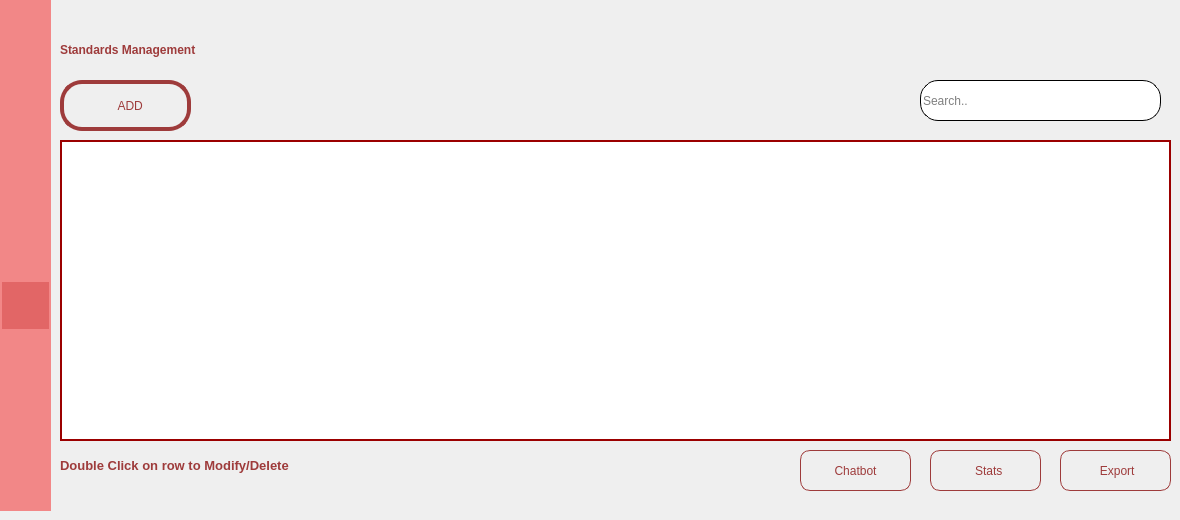
    <widget class="QWidget" name="page_6">
     <widget class="QLabel" name="label_7">
      <property name="geometry">
       <rect>
        <x>60</x>
        <y>0</y>
        <width>331</width>
        <height>101</height>
       </rect>
      </property>
      <property name="styleSheet">
       <string notr="true">font: 75 24pt &quot;Arial&quot;;
font: 75 italic 16pt &quot;Arial&quot;;
background-color: rgba(0,0,0,0%);</string>
      </property>
      <property name="text">
       <string>&lt;html&gt;&lt;head/&gt;&lt;body&gt;&lt;p&gt;&lt;span style=&quot; font-weight:600; color:#9e3b3b;&quot;&gt;Standards Management&lt;/span&gt;&lt;/p&gt;&lt;/body&gt;&lt;/html&gt;</string>
      </property>
     </widget>
     <widget class="QLabel" name="label_13">
      <property name="geometry">
       <rect>
        <x>330</x>
        <y>60</y>
        <width>521</width>
        <height>401</height>
       </rect>
      </property>
      <property name="text">
       <string/>
      </property>
      <property name="pixmap">
       <pixmap resource="ressources.qrc">:/new/prefix1/gfx/3516835.png</pixmap>
      </property>
      <property name="scaledContents">
       <bool>true</bool>
      </property>
     </widget>
     <widget class="QTableView" name="tableView_normes">
      <property name="geometry">
       <rect>
        <x>60</x>
        <y>140</y>
        <width>1111</width>
        <height>301</height>
       </rect>
      </property>
      <property name="styleSheet">
       <string notr="true">QTableView{
alternate-background-color: #CC3333;
border: 2px solid;
border-color: #9B0000;
selection-background-color: #FF5555;
}
QHeaderView::section {
    background-color: #F28787;
    color: white;
    padding: 4px;
    border: 1px solid #F28787; 
}</string>
      </property>
     </widget>
     <widget class="QPushButton" name="ajouter_normes">
      <property name="geometry">
       <rect>
        <x>60</x>
        <y>80</y>
        <width>131</width>
        <height>51</height>
       </rect>
      </property>
      <property name="styleSheet">
       <string notr="true">QPushButton {
color: rgb(158,59,59);
font: 75 12pt &quot;Arial&quot;;
border: 4px solid rgb(158,59,59);
border-radius: 22px;
}</string>
      </property>
      <property name="text">
       <string>   ADD</string>
      </property>
      <property name="icon">
       <iconset resource="ressources.qrc">
        <normaloff>:/new/prefix1/gfx/ajouter.png</normaloff>:/new/prefix1/gfx/ajouter.png</iconset>
      </property>
      <property name="iconSize">
       <size>
        <width>31</width>
        <height>31</height>
       </size>
      </property>
     </widget>
     <widget class="QLineEdit" name="recherche_normes">
      <property name="geometry">
       <rect>
        <x>920</x>
        <y>80</y>
        <width>241</width>
        <height>41</height>
       </rect>
      </property>
      <property name="styleSheet">
       <string notr="true">QLineEdit{
border: 1px solid;
border-radius: 18px;
}</string>
      </property>
      <property name="placeholderText">
       <string>Search..</string>
      </property>
     </widget>
     <widget class="QLabel" name="label_9">
      <property name="geometry">
       <rect>
        <x>1130</x>
        <y>80</y>
        <width>41</width>
        <height>41</height>
       </rect>
      </property>
      <property name="styleSheet">
       <string notr="true">background-color: rgba(0,0,0,0%);</string>
      </property>
      <property name="text">
       <string/>
      </property>
      <property name="pixmap">
       <pixmap resource="ressources.qrc">:/new/prefix1/gfx/Ellipse 7.png</pixmap>
      </property>
      <property name="scaledContents">
       <bool>true</bool>
      </property>
     </widget>
     <widget class="QLabel" name="label_15">
      <property name="geometry">
       <rect>
        <x>1140</x>
        <y>90</y>
        <width>21</width>
        <height>21</height>
       </rect>
      </property>
      <property name="styleSheet">
       <string notr="true">background-color: rgba(0,0,0,0%);</string>
      </property>
      <property name="text">
       <string/>
      </property>
      <property name="pixmap">
       <pixmap resource="ressources.qrc">:/new/prefix1/gfx/loupe.png</pixmap>
      </property>
      <property name="scaledContents">
       <bool>true</bool>
      </property>
     </widget>
     <widget class="QPushButton" name="Tri_normes">
      <property name="geometry">
       <rect>
        <x>860</x>
        <y>80</y>
        <width>41</width>
        <height>41</height>
       </rect>
      </property>
      <property name="styleSheet">
       <string notr="true">QPushButton {
border-radius:10px;
background-color: rgba(0,0,0,0%);
}

QPushButton:hover {

  background-color: #E26666;
}</string>
      </property>
      <property name="text">
       <string/>
      </property>
      <property name="icon">
       <iconset resource="ressources.qrc">
        <normaloff>:/new/prefix1/gfx/download.png</normaloff>:/new/prefix1/gfx/download.png</iconset>
      </property>
      <property name="iconSize">
       <size>
        <width>31</width>
        <height>31</height>
       </size>
      </property>
     </widget>
     <widget class="QPushButton" name="PDF_normes">
      <property name="geometry">
       <rect>
        <x>1060</x>
        <y>450</y>
        <width>111</width>
        <height>41</height>
       </rect>
      </property>
      <property name="styleSheet">
       <string notr="true">QPushButton {
color: rgb(158,59,59);
font: 75 12pt &quot;Arial&quot;;
border: 1px solid rgb(158,59,59);
border-radius: 10px;
}</string>
      </property>
      <property name="text">
       <string> Export</string>
      </property>
      <property name="icon">
       <iconset resource="ressources.qrc">
        <normaloff>:/new/prefix1/gfx/pdf.png</normaloff>:/new/prefix1/gfx/pdf.png</iconset>
      </property>
      <property name="iconSize">
       <size>
        <width>20</width>
        <height>20</height>
       </size>
      </property>
     </widget>
     <widget class="QPushButton" name="stats_normes">
      <property name="geometry">
       <rect>
        <x>930</x>
        <y>450</y>
        <width>111</width>
        <height>41</height>
       </rect>
      </property>
      <property name="styleSheet">
       <string notr="true">QPushButton {
color: rgb(158,59,59);
font: 75 12pt &quot;Arial&quot;;
border: 1px solid rgb(158,59,59);
border-radius: 10px;
}</string>
      </property>
      <property name="text">
       <string>  Stats</string>
      </property>
      <property name="icon">
       <iconset resource="ressources.qrc">
        <normaloff>:/new/prefix1/gfx/stats.png</normaloff>:/new/prefix1/gfx/stats.png</iconset>
      </property>
      <property name="iconSize">
       <size>
        <width>20</width>
        <height>20</height>
       </size>
      </property>
     </widget>
     <widget class="QPushButton" name="chatbot_normes">
      <property name="geometry">
       <rect>
        <x>800</x>
        <y>450</y>
        <width>111</width>
        <height>41</height>
       </rect>
      </property>
      <property name="styleSheet">
       <string notr="true">QPushButton {
color: rgb(158,59,59);
font: 75 12pt &quot;Arial&quot;;
border: 1px solid rgb(158,59,59);
border-radius: 10px;
}</string>
      </property>
      <property name="text">
       <string>Chatbot</string>
      </property>
      <property name="icon">
       <iconset resource="ressources.qrc">
        <normaloff>:/new/prefix1/gfx/chatbot.png</normaloff>:/new/prefix1/gfx/chatbot.png</iconset>
      </property>
      <property name="iconSize">
       <size>
        <width>20</width>
        <height>20</height>
       </size>
      </property>
     </widget>
     <widget class="QLabel" name="label_25">
      <property name="geometry">
       <rect>
        <x>60</x>
        <y>445</y>
        <width>361</width>
        <height>41</height>
       </rect>
      </property>
      <property name="text">
       <string>&lt;html&gt;&lt;head/&gt;&lt;body&gt;&lt;p&gt;&lt;span style=&quot; font-size:10pt; font-weight:600; color:#9e3b3b;&quot;&gt;Double Click on row to Modify/Delete&lt;/span&gt;&lt;/p&gt;&lt;/body&gt;&lt;/html&gt;</string>
      </property>
     </widget>
     <widget class="QPushButton" name="Button_amendes_5">
      <property name="geometry">
       <rect>
        <x>0</x>
        <y>340</y>
        <width>51</width>
        <height>51</height>
       </rect>
      </property>
      <property name="styleSheet">
       <string notr="true">QPushButton {
    border: 2px solid #F28787;
    background-color: #F28787;
}

/* Hover styles */
QPushButton:hover {
  background-color: #E26666;
}

/* Pressed styles */
QPushButton:pressed {
  background-color: #a63b3b; 
}</string>
      </property>
      <property name="text">
       <string/>
      </property>
      <property name="icon">
       <iconset resource="ressources.qrc">
        <normaloff>:/new/prefix1/gfx/enveloppe-ouverte-dollar.png</normaloff>:/new/prefix1/gfx/enveloppe-ouverte-dollar.png</iconset>
      </property>
      <property name="iconSize">
       <size>
        <width>31</width>
        <height>31</height>
       </size>
      </property>
     </widget>
     <widget class="QPushButton" name="Button_employes_5">
      <property name="geometry">
       <rect>
        <x>0</x>
        <y>100</y>
        <width>51</width>
        <height>51</height>
       </rect>
      </property>
      <property name="styleSheet">
       <string notr="true">QPushButton {
    border: 2px solid #F28787;
    background-color: #F28787;
}

/* Hover styles */
QPushButton:hover {
  background-color: #E26666;
}

/* Pressed styles */
QPushButton:pressed {
  background-color: #a63b3b; 
}</string>
      </property>
      <property name="text">
       <string/>
      </property>
      <property name="icon">
       <iconset resource="ressources.qrc">
        <normaloff>:/new/prefix1/gfx/badge-didentite.png</normaloff>:/new/prefix1/gfx/badge-didentite.png</iconset>
      </property>
      <property name="iconSize">
       <size>
        <width>31</width>
        <height>31</height>
       </size>
      </property>
     </widget>
     <widget class="QPushButton" name="Button_clients_5">
      <property name="geometry">
       <rect>
        <x>0</x>
        <y>160</y>
        <width>51</width>
        <height>51</height>
       </rect>
      </property>
      <property name="styleSheet">
       <string notr="true">QPushButton {
    border: 2px solid #F28787;
    background-color: #F28787;
}

/* Hover styles */
QPushButton:hover {
  background-color: #E26666;
}

/* Pressed styles */
QPushButton:pressed {
  background-color: #a63b3b; 
}</string>
      </property>
      <property name="text">
       <string/>
      </property>
      <property name="icon">
       <iconset resource="ressources.qrc">
        <normaloff>:/new/prefix1/gfx/utilisateurs-alt (1).png</normaloff>:/new/prefix1/gfx/utilisateurs-alt (1).png</iconset>
      </property>
      <property name="iconSize">
       <size>
        <width>31</width>
        <height>31</height>
       </size>
      </property>
     </widget>
     <widget class="QPushButton" name="pushButton_15">
      <property name="geometry">
       <rect>
        <x>0</x>
        <y>460</y>
        <width>51</width>
        <height>51</height>
       </rect>
      </property>
      <property name="styleSheet">
       <string notr="true">QPushButton {
    border: 2px solid #F28787;
    background-color: #F28787;
}

/* Hover styles */
QPushButton:hover {
  background-color: #E26666;
}

/* Pressed styles */
QPushButton:pressed {
  background-color: #a63b3b; 
}</string>
      </property>
      <property name="text">
       <string/>
      </property>
      <property name="icon">
       <iconset resource="ressources.qrc">
        <normaloff>:/new/prefix1/gfx/deconnexion-alt.png</normaloff>:/new/prefix1/gfx/deconnexion-alt.png</iconset>
      </property>
      <property name="iconSize">
       <size>
        <width>31</width>
        <height>31</height>
       </size>
      </property>
     </widget>
     <widget class="QPushButton" name="pushButton_16">
      <property name="geometry">
       <rect>
        <x>0</x>
        <y>0</y>
        <width>51</width>
        <height>51</height>
       </rect>
      </property>
      <property name="styleSheet">
       <string notr="true">QPushButton{
border: 2px solid #F28787;
background-color: #F28787;}</string>
      </property>
      <property name="text">
       <string/>
      </property>
      <property name="icon">
       <iconset resource="ressources.qrc">
        <normaloff>:/new/prefix1/gfx/logo-audit.png</normaloff>:/new/prefix1/gfx/logo-audit.png</iconset>
      </property>
      <property name="iconSize">
       <size>
        <width>35</width>
        <height>35</height>
       </size>
      </property>
     </widget>
     <widget class="QLabel" name="label_30">
      <property name="geometry">
       <rect>
        <x>0</x>
        <y>0</y>
        <width>51</width>
        <height>511</height>
       </rect>
      </property>
      <property name="styleSheet">
       <string notr="true">QLabel{
background-color: #F28787;}</string>
      </property>
      <property name="text">
       <string/>
      </property>
     </widget>
     <widget class="QPushButton" name="Button_produits_5">
      <property name="geometry">
       <rect>
        <x>0</x>
        <y>220</y>
        <width>51</width>
        <height>51</height>
       </rect>
      </property>
      <property name="styleSheet">
       <string notr="true">QPushButton {
    border: 2px solid #F28787;
    background-color: #F28787;
}

/* Hover styles */
QPushButton:hover {
  background-color: #E26666;
}

/* Pressed styles */
QPushButton:pressed {
  background-color: #a63b3b; 
}</string>
      </property>
      <property name="text">
       <string/>
      </property>
      <property name="icon">
       <iconset resource="ressources.qrc">
        <normaloff>:/new/prefix1/gfx/boite-ouverte.png</normaloff>:/new/prefix1/gfx/boite-ouverte.png</iconset>
      </property>
      <property name="iconSize">
       <size>
        <width>31</width>
        <height>31</height>
       </size>
      </property>
     </widget>
     <widget class="QPushButton" name="Button_normes_5">
      <property name="geometry">
       <rect>
        <x>0</x>
        <y>280</y>
        <width>51</width>
        <height>51</height>
       </rect>
      </property>
      <property name="styleSheet">
       <string notr="true">QPushButton {
    border: 2px solid #F28787;
    background-color: #E26666;
}

/* Hover styles */
QPushButton:hover {
  background-color: #E26666;
}

/* Pressed styles */
QPushButton:pressed {
  background-color: #a63b3b; 
}</string>
      </property>
      <property name="text">
       <string/>
      </property>
      <property name="icon">
       <iconset resource="ressources.qrc">
        <normaloff>:/new/prefix1/gfx/case-a-cocher.png</normaloff>:/new/prefix1/gfx/case-a-cocher.png</iconset>
      </property>
      <property name="iconSize">
       <size>
        <width>31</width>
        <height>31</height>
       </size>
      </property>
     </widget>
     <zorder>label_13</zorder>
     <zorder>label_7</zorder>
     <zorder>tableView_normes</zorder>
     <zorder>ajouter_normes</zorder>
     <zorder>recherche_normes</zorder>
     <zorder>label_9</zorder>
     <zorder>label_15</zorder>
     <zorder>Tri_normes</zorder>
     <zorder>PDF_normes</zorder>
     <zorder>stats_normes</zorder>
     <zorder>chatbot_normes</zorder>
     <zorder>label_25</zorder>
     <zorder>label_30</zorder>
     <zorder>Button_amendes_5</zorder>
     <zorder>Button_clients_5</zorder>
     <zorder>Button_employes_5</zorder>
     <zorder>Button_normes_5</zorder>
     <zorder>Button_produits_5</zorder>
     <zorder>pushButton_15</zorder>
     <zorder>pushButton_16</zorder>
    </widget>
